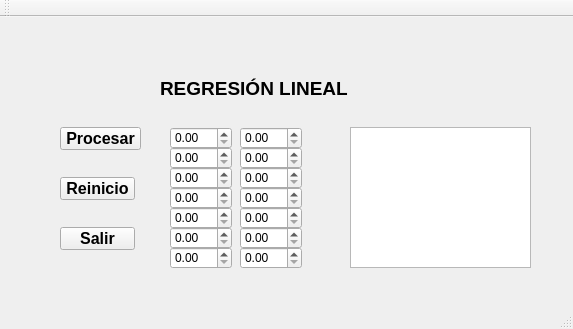
<?xml version="1.0" encoding="UTF-8"?>
<ui version="4.0">
 <class>regresion</class>
 <widget class="QMainWindow" name="regresion">
  <property name="geometry">
   <rect>
    <x>0</x>
    <y>0</y>
    <width>573</width>
    <height>329</height>
   </rect>
  </property>
  <property name="windowTitle">
   <string>regresion</string>
  </property>
  <widget class="QWidget" name="centralWidget">
   <widget class="QLabel" name="label">
    <property name="geometry">
     <rect>
      <x>160</x>
      <y>60</y>
      <width>201</width>
      <height>21</height>
     </rect>
    </property>
    <property name="text">
     <string>&lt;html&gt;&lt;head/&gt;&lt;body&gt;&lt;p&gt;&lt;span style=&quot; font-size:14pt; font-weight:600;&quot;&gt;REGRESIÓN LINEAL&lt;/span&gt;&lt;/p&gt;&lt;/body&gt;&lt;/html&gt;</string>
    </property>
   </widget>
   <widget class="QDoubleSpinBox" name="x3">
    <property name="geometry">
     <rect>
      <x>170</x>
      <y>150</y>
      <width>62</width>
      <height>22</height>
     </rect>
    </property>
   </widget>
   <widget class="QPushButton" name="EJECUTAR">
    <property name="geometry">
     <rect>
      <x>60</x>
      <y>110</y>
      <width>81</width>
      <height>23</height>
     </rect>
    </property>
    <property name="font">
     <font>
      <pointsize>12</pointsize>
      <weight>75</weight>
      <bold>true</bold>
     </font>
    </property>
    <property name="text">
     <string>Procesar</string>
    </property>
   </widget>
   <widget class="QDoubleSpinBox" name="x2">
    <property name="geometry">
     <rect>
      <x>170</x>
      <y>130</y>
      <width>62</width>
      <height>22</height>
     </rect>
    </property>
   </widget>
   <widget class="QDoubleSpinBox" name="x1">
    <property name="geometry">
     <rect>
      <x>170</x>
      <y>110</y>
      <width>62</width>
      <height>22</height>
     </rect>
    </property>
   </widget>
   <widget class="QDoubleSpinBox" name="y5">
    <property name="geometry">
     <rect>
      <x>240</x>
      <y>190</y>
      <width>62</width>
      <height>22</height>
     </rect>
    </property>
   </widget>
   <widget class="QPushButton" name="SALIR">
    <property name="geometry">
     <rect>
      <x>60</x>
      <y>210</y>
      <width>75</width>
      <height>23</height>
     </rect>
    </property>
    <property name="font">
     <font>
      <pointsize>12</pointsize>
      <weight>75</weight>
      <bold>true</bold>
     </font>
    </property>
    <property name="text">
     <string>Salir</string>
    </property>
   </widget>
   <widget class="QDoubleSpinBox" name="y4">
    <property name="geometry">
     <rect>
      <x>240</x>
      <y>170</y>
      <width>62</width>
      <height>22</height>
     </rect>
    </property>
   </widget>
   <widget class="QDoubleSpinBox" name="x5">
    <property name="geometry">
     <rect>
      <x>170</x>
      <y>190</y>
      <width>62</width>
      <height>22</height>
     </rect>
    </property>
   </widget>
   <widget class="QDoubleSpinBox" name="y2">
    <property name="geometry">
     <rect>
      <x>240</x>
      <y>130</y>
      <width>62</width>
      <height>22</height>
     </rect>
    </property>
   </widget>
   <widget class="QDoubleSpinBox" name="x7">
    <property name="geometry">
     <rect>
      <x>170</x>
      <y>230</y>
      <width>62</width>
      <height>22</height>
     </rect>
    </property>
   </widget>
   <widget class="QDoubleSpinBox" name="x6">
    <property name="geometry">
     <rect>
      <x>170</x>
      <y>210</y>
      <width>62</width>
      <height>22</height>
     </rect>
    </property>
   </widget>
   <widget class="QDoubleSpinBox" name="y6">
    <property name="geometry">
     <rect>
      <x>240</x>
      <y>210</y>
      <width>62</width>
      <height>22</height>
     </rect>
    </property>
   </widget>
   <widget class="QDoubleSpinBox" name="y1">
    <property name="geometry">
     <rect>
      <x>240</x>
      <y>110</y>
      <width>62</width>
      <height>22</height>
     </rect>
    </property>
   </widget>
   <widget class="QDoubleSpinBox" name="y7">
    <property name="geometry">
     <rect>
      <x>240</x>
      <y>230</y>
      <width>62</width>
      <height>22</height>
     </rect>
    </property>
   </widget>
   <widget class="QTextEdit" name="TEXTO">
    <property name="geometry">
     <rect>
      <x>350</x>
      <y>110</y>
      <width>181</width>
      <height>141</height>
     </rect>
    </property>
   </widget>
   <widget class="QDoubleSpinBox" name="y3">
    <property name="geometry">
     <rect>
      <x>240</x>
      <y>150</y>
      <width>62</width>
      <height>22</height>
     </rect>
    </property>
   </widget>
   <widget class="QDoubleSpinBox" name="x4">
    <property name="geometry">
     <rect>
      <x>170</x>
      <y>170</y>
      <width>62</width>
      <height>22</height>
     </rect>
    </property>
   </widget>
   <widget class="QPushButton" name="BORRAR">
    <property name="geometry">
     <rect>
      <x>60</x>
      <y>160</y>
      <width>75</width>
      <height>23</height>
     </rect>
    </property>
    <property name="font">
     <font>
      <pointsize>12</pointsize>
      <weight>75</weight>
      <bold>true</bold>
     </font>
    </property>
    <property name="text">
     <string>Reinicio</string>
    </property>
   </widget>
  </widget>
  <widget class="QMenuBar" name="menuBar">
   <property name="geometry">
    <rect>
     <x>0</x>
     <y>0</y>
     <width>573</width>
     <height>21</height>
    </rect>
   </property>
  </widget>
  <widget class="QToolBar" name="mainToolBar">
   <attribute name="toolBarArea">
    <enum>TopToolBarArea</enum>
   </attribute>
   <attribute name="toolBarBreak">
    <bool>false</bool>
   </attribute>
  </widget>
  <widget class="QStatusBar" name="statusBar"/>
 </widget>
 <layoutdefault spacing="6" margin="11"/>
 <resources/>
 <connections/>
</ui>
